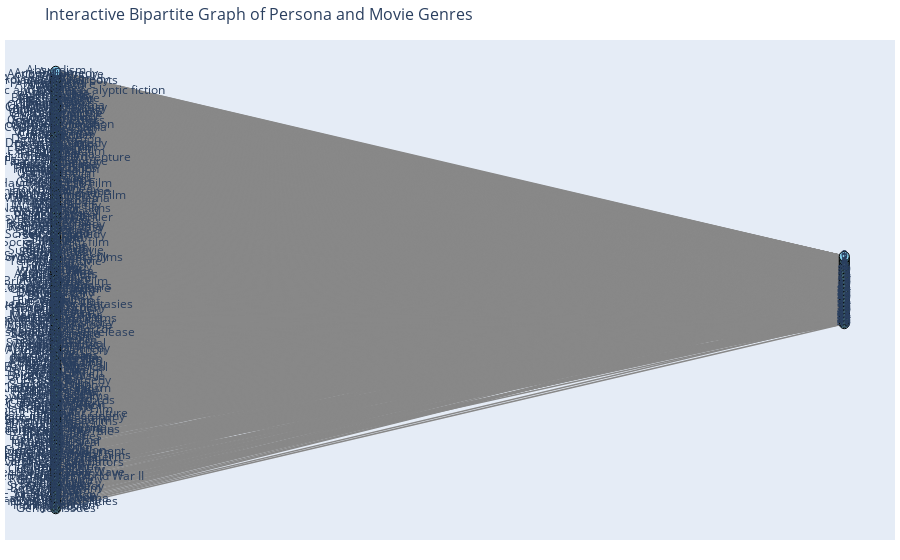

The code cell stored with this chart in its notebook:
### Code cell
# Create a bipartite graph
B = nx.Graph()

# Add persona
persona_nodes = list(persona_genre_counts['persona_code'].unique())
B.add_nodes_from(persona_nodes, bipartite=0, subset='persona')

# Add movie_genres_cleaned
genre_nodes = list(persona_genre_counts['movie_genres_cleaned'].unique())
B.add_nodes_from(genre_nodes, bipartite=1, subset='genre')

# Add an edge between persona and movie_genres_cleaned
edges = list(zip(persona_genre_counts['persona_code'], persona_genre_counts['movie_genres_cleaned']))
B.add_edges_from(edges)

# Compute bipartite graph layout
pos = nx.multipartite_layout(B, subset_key='subset')

# Reconstruct node coordinate information
node_x = []
node_y = []
for node, coords in pos.items():
    node_x.append(coords[0])
    node_y.append(coords[1])

# Generate edge and node data required by Plotly
edge_x = []
edge_y = []
for edge in B.edges():
    x0, y0 = pos[edge[0]]
    x1, y1 = pos[edge[1]]
    edge_x.extend([x0, x1, None])
    edge_y.extend([y0, y1, None])

node_trace = go.Scatter(
    x=node_x,
    y=node_y,
    text=list(pos.keys()),
    mode='markers+text',
    hoverinfo='text',
    marker=dict(
        color='skyblue',
        size=10,
        line=dict(color='black', width=1)
    )
)

fig = go.Figure(
    data=[
        go.Scatter(
            x=edge_x, y=edge_y,
            line=dict(width=1.5, color='#888'),
            hoverinfo='none',
            mode='lines'
        ),
        node_trace
    ],
    layout=go.Layout(
        title='Interactive Bipartite Graph of Persona and Movie Genres',
        titlefont_size=16,
        showlegend=False,
        hovermode='closest',
        margin=dict(b=20, l=5, r=5, t=40),
        xaxis=dict(showgrid=False, zeroline=False, showticklabels=False),
        yaxis=dict(showgrid=False, zeroline=False, showticklabels=False)
    )
)

fig.show()

### Figure 1 — Plotly figure (JSON) as saved in the notebook; plotly's stock layout.template omitted (floating-point values rounded to 4 significant figures; data arrays with more than 128 entries replaced by an {"elided": "..."} marker saying what was removed)
{"data": [{"hoverinfo": "none", "line": {"color": "#888", "width": 1.5}, "mode": "lines", "type": "scatter", "x": {"elided": "17169 float values"}, "y": {"elided": "17169 float values"}}, {"hoverinfo": "text", "marker": {"color": "skyblue", "line": {"color": "black", "width": 1}, "size": 10}, "mode": "markers+text", "text": {"elided": "369 str values"}, "type": "scatter", "x": {"elided": "369 float values"}, "y": {"elided": "369 float values"}}], "layout": {"hovermode": "closest", "margin": {"b": 20, "l": 5, "r": 5, "t": 40}, "showlegend": false, "title": {"font": {"size": 16}, "text": "Interactive Bipartite Graph of Persona and Movie Genres"}, "xaxis": {"showgrid": false, "showticklabels": false, "zeroline": false}, "yaxis": {"showgrid": false, "showticklabels": false, "zeroline": false}}}
